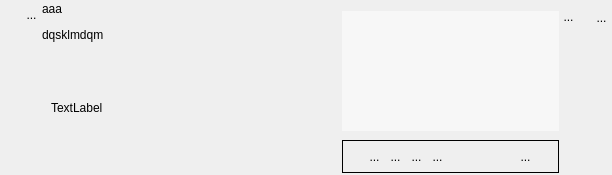
<?xml version="1.0" encoding="UTF-8"?>
<ui version="4.0">
 <class>WidgetPlusieursTuple</class>
 <widget class="QWidget" name="WidgetPlusieursTuple">
  <property name="geometry">
   <rect>
    <x>0</x>
    <y>0</y>
    <width>612</width>
    <height>175</height>
   </rect>
  </property>
  <property name="sizePolicy">
   <sizepolicy hsizetype="Preferred" vsizetype="MinimumExpanding">
    <horstretch>0</horstretch>
    <verstretch>0</verstretch>
   </sizepolicy>
  </property>
  <property name="minimumSize">
   <size>
    <width>0</width>
    <height>0</height>
   </size>
  </property>
  <property name="windowTitle">
   <string>Form</string>
  </property>
  <layout class="QHBoxLayout" name="horizontalLayout_2">
   <property name="spacing">
    <number>0</number>
   </property>
   <property name="leftMargin">
    <number>0</number>
   </property>
   <property name="topMargin">
    <number>2</number>
   </property>
   <property name="rightMargin">
    <number>0</number>
   </property>
   <property name="bottomMargin">
    <number>2</number>
   </property>
   <item>
    <layout class="QVBoxLayout" name="verticalLayout_5">
     <item>
      <layout class="QVBoxLayout" name="verticalLayout_2">
       <property name="spacing">
        <number>0</number>
       </property>
       <item>
        <layout class="QHBoxLayout" name="horizontalLayout">
         <property name="spacing">
          <number>0</number>
         </property>
         <property name="sizeConstraint">
          <enum>QLayout::SetFixedSize</enum>
         </property>
         <item>
          <spacer name="horizontalSpacer_3">
           <property name="orientation">
            <enum>Qt::Horizontal</enum>
           </property>
           <property name="sizeType">
            <enum>QSizePolicy::Fixed</enum>
           </property>
           <property name="sizeHint" stdset="0">
            <size>
             <width>21</width>
             <height>20</height>
            </size>
           </property>
          </spacer>
         </item>
         <item>
          <widget class="MonBoutonValide" name="RBValide">
           <property name="minimumSize">
            <size>
             <width>21</width>
             <height>25</height>
            </size>
           </property>
           <property name="maximumSize">
            <size>
             <width>21</width>
             <height>25</height>
            </size>
           </property>
           <property name="focusPolicy">
            <enum>Qt::ClickFocus</enum>
           </property>
           <property name="toolTip">
            <string>Affiche le rapport de validation du mot-clef</string>
           </property>
           <property name="styleSheet">
            <string notr="true">border : 0px</string>
           </property>
           <property name="text">
            <string>...</string>
           </property>
           <property name="icon">
            <iconset>
             <normaloff>../Editeur/icons/ast-green-ball.png</normaloff>../Editeur/icons/ast-green-ball.png</iconset>
           </property>
           <property name="iconSize">
            <size>
             <width>25</width>
             <height>25</height>
            </size>
           </property>
          </widget>
         </item>
        </layout>
       </item>
       <item>
        <spacer name="verticalSpacer">
         <property name="orientation">
          <enum>Qt::Vertical</enum>
         </property>
         <property name="sizeHint" stdset="0">
          <size>
           <width>20</width>
           <height>5</height>
          </size>
         </property>
        </spacer>
       </item>
      </layout>
     </item>
    </layout>
   </item>
   <item>
    <layout class="QVBoxLayout" name="verticalLayout_6">
     <property name="spacing">
      <number>0</number>
     </property>
     <item>
      <widget class="MonLabelClic" name="label">
       <property name="sizePolicy">
        <sizepolicy hsizetype="Fixed" vsizetype="Preferred">
         <horstretch>0</horstretch>
         <verstretch>0</verstretch>
        </sizepolicy>
       </property>
       <property name="minimumSize">
        <size>
         <width>300</width>
         <height>25</height>
        </size>
       </property>
       <property name="maximumSize">
        <size>
         <width>178</width>
         <height>16777215</height>
        </size>
       </property>
       <property name="frameShape">
        <enum>QFrame::NoFrame</enum>
       </property>
       <property name="text">
        <string>&lt;html&gt;&lt;head/&gt;&lt;body&gt;&lt;p&gt;aaa&lt;/p&gt;&lt;p&gt;dqsklmdqm&lt;/p&gt;&lt;/body&gt;&lt;/html&gt;</string>
       </property>
       <property name="scaledContents">
        <bool>false</bool>
       </property>
       <property name="alignment">
        <set>Qt::AlignLeading|Qt::AlignLeft|Qt::AlignTop</set>
       </property>
      </widget>
     </item>
     <item>
      <widget class="QScrollArea" name="scrollArea_2">
       <property name="sizePolicy">
        <sizepolicy hsizetype="Fixed" vsizetype="Expanding">
         <horstretch>0</horstretch>
         <verstretch>0</verstretch>
        </sizepolicy>
       </property>
       <property name="frameShape">
        <enum>QFrame::NoFrame</enum>
       </property>
       <property name="frameShadow">
        <enum>QFrame::Plain</enum>
       </property>
       <property name="widgetResizable">
        <bool>true</bool>
       </property>
       <widget class="QWidget" name="scrollAreaWidgetContents">
        <property name="geometry">
         <rect>
          <x>0</x>
          <y>0</y>
          <width>112</width>
          <height>109</height>
         </rect>
        </property>
        <property name="sizePolicy">
         <sizepolicy hsizetype="Fixed" vsizetype="Preferred">
          <horstretch>0</horstretch>
          <verstretch>0</verstretch>
         </sizepolicy>
        </property>
        <layout class="QVBoxLayout" name="verticalLayout_7">
         <item>
          <widget class="QLabel" name="monCommentaireLabel">
           <property name="sizePolicy">
            <sizepolicy hsizetype="MinimumExpanding" vsizetype="MinimumExpanding">
             <horstretch>0</horstretch>
             <verstretch>0</verstretch>
            </sizepolicy>
           </property>
           <property name="text">
            <string>TextLabel</string>
           </property>
          </widget>
         </item>
        </layout>
       </widget>
      </widget>
     </item>
    </layout>
   </item>
   <item>
    <layout class="QVBoxLayout" name="verticalLayout_4">
     <item>
      <widget class="QFrame" name="frame">
       <property name="frameShape">
        <enum>QFrame::NoFrame</enum>
       </property>
       <layout class="QVBoxLayout" name="verticalLayout_3">
        <property name="leftMargin">
         <number>0</number>
        </property>
        <property name="rightMargin">
         <number>0</number>
        </property>
        <item>
         <widget class="QScrollArea" name="scrollArea">
          <property name="sizePolicy">
           <sizepolicy hsizetype="Expanding" vsizetype="Expanding">
            <horstretch>0</horstretch>
            <verstretch>0</verstretch>
           </sizepolicy>
          </property>
          <property name="styleSheet">
           <string notr="true">background : rgb(247,247,247)</string>
          </property>
          <property name="frameShape">
           <enum>QFrame::NoFrame</enum>
          </property>
          <property name="lineWidth">
           <number>1</number>
          </property>
          <property name="widgetResizable">
           <bool>true</bool>
          </property>
          <property name="alignment">
           <set>Qt::AlignBottom|Qt::AlignLeading|Qt::AlignLeft</set>
          </property>
          <widget class="QWidget" name="verticalWidgetLE">
           <property name="geometry">
            <rect>
             <x>0</x>
             <y>0</y>
             <width>197</width>
             <height>110</height>
            </rect>
           </property>
           <property name="sizePolicy">
            <sizepolicy hsizetype="Preferred" vsizetype="Preferred">
             <horstretch>0</horstretch>
             <verstretch>0</verstretch>
            </sizepolicy>
           </property>
           <layout class="QVBoxLayout" name="verticalLayoutLE">
            <property name="spacing">
             <number>0</number>
            </property>
            <property name="margin">
             <number>0</number>
            </property>
            <item>
             <spacer name="verticalSpacer_3">
              <property name="orientation">
               <enum>Qt::Vertical</enum>
              </property>
              <property name="sizeHint" stdset="0">
               <size>
                <width>20</width>
                <height>13</height>
               </size>
              </property>
             </spacer>
            </item>
           </layout>
          </widget>
         </widget>
        </item>
       </layout>
      </widget>
     </item>
     <item>
      <widget class="QFrame" name="frame">
       <property name="frameShape">
        <enum>QFrame::Box</enum>
       </property>
       <layout class="QHBoxLayout" name="horizontalLayout_6">
        <property name="margin">
         <number>0</number>
        </property>
        <item>
         <layout class="QHBoxLayout" name="horizontalLayout_5">
          <property name="spacing">
           <number>0</number>
          </property>
          <property name="sizeConstraint">
           <enum>QLayout::SetFixedSize</enum>
          </property>
          <item>
           <widget class="QToolButton" name="RBHaut">
            <property name="minimumSize">
             <size>
              <width>21</width>
              <height>31</height>
             </size>
            </property>
            <property name="maximumSize">
             <size>
              <width>21</width>
              <height>31</height>
             </size>
            </property>
            <property name="focusPolicy">
             <enum>Qt::ClickFocus</enum>
            </property>
            <property name="toolTip">
             <string>Remonte la ligne</string>
            </property>
            <property name="styleSheet">
             <string notr="true">border : 0px</string>
            </property>
            <property name="text">
             <string>...</string>
            </property>
            <property name="icon">
             <iconset theme="go-up">
              <normaloff/>
             </iconset>
            </property>
            <property name="iconSize">
             <size>
              <width>32</width>
              <height>32</height>
             </size>
            </property>
           </widget>
          </item>
          <item>
           <widget class="QToolButton" name="RBBas">
            <property name="minimumSize">
             <size>
              <width>21</width>
              <height>31</height>
             </size>
            </property>
            <property name="maximumSize">
             <size>
              <width>21</width>
              <height>31</height>
             </size>
            </property>
            <property name="focusPolicy">
             <enum>Qt::ClickFocus</enum>
            </property>
            <property name="toolTip">
             <string>Descend la ligne</string>
            </property>
            <property name="styleSheet">
             <string notr="true">border : 0px</string>
            </property>
            <property name="text">
             <string>...</string>
            </property>
            <property name="icon">
             <iconset theme="go-down">
              <normaloff/>
             </iconset>
            </property>
            <property name="iconSize">
             <size>
              <width>32</width>
              <height>32</height>
             </size>
            </property>
           </widget>
          </item>
          <item>
           <widget class="QToolButton" name="RBMoins">
            <property name="minimumSize">
             <size>
              <width>21</width>
              <height>31</height>
             </size>
            </property>
            <property name="maximumSize">
             <size>
              <width>21</width>
              <height>31</height>
             </size>
            </property>
            <property name="focusPolicy">
             <enum>Qt::ClickFocus</enum>
            </property>
            <property name="toolTip">
             <string>supprime une ligne</string>
            </property>
            <property name="styleSheet">
             <string notr="true">border : 0px</string>
            </property>
            <property name="text">
             <string>...</string>
            </property>
            <property name="icon">
             <iconset>
              <normalon>../Editeur/icons/MoinsBleu2.png</normalon>
             </iconset>
            </property>
            <property name="iconSize">
             <size>
              <width>32</width>
              <height>32</height>
             </size>
            </property>
           </widget>
          </item>
          <item>
           <widget class="QToolButton" name="RBPlus">
            <property name="minimumSize">
             <size>
              <width>21</width>
              <height>31</height>
             </size>
            </property>
            <property name="maximumSize">
             <size>
              <width>21</width>
              <height>31</height>
             </size>
            </property>
            <property name="focusPolicy">
             <enum>Qt::ClickFocus</enum>
            </property>
            <property name="toolTip">
             <string>Ajoute une ligne</string>
            </property>
            <property name="styleSheet">
             <string notr="true">border : 0px</string>
            </property>
            <property name="text">
             <string>...</string>
            </property>
            <property name="icon">
             <iconset>
              <normaloff>../Editeur/icons/PlusBleu.png</normaloff>../Editeur/icons/PlusBleu.png</iconset>
            </property>
            <property name="iconSize">
             <size>
              <width>32</width>
              <height>32</height>
             </size>
            </property>
           </widget>
          </item>
         </layout>
        </item>
        <item>
         <spacer name="horizontalSpacer_6">
          <property name="orientation">
           <enum>Qt::Horizontal</enum>
          </property>
          <property name="sizeType">
           <enum>QSizePolicy::Minimum</enum>
          </property>
          <property name="sizeHint" stdset="0">
           <size>
            <width>40</width>
            <height>20</height>
           </size>
          </property>
         </spacer>
        </item>
        <item>
         <widget class="QToolButton" name="RBVoisListe">
          <property name="minimumSize">
           <size>
            <width>21</width>
            <height>31</height>
           </size>
          </property>
          <property name="maximumSize">
           <size>
            <width>21</width>
            <height>31</height>
           </size>
          </property>
          <property name="focusPolicy">
           <enum>Qt::ClickFocus</enum>
          </property>
          <property name="toolTip">
           <string>Montre l'ensemble des valeurs</string>
          </property>
          <property name="styleSheet">
           <string notr="true">border : 0px</string>
          </property>
          <property name="text">
           <string>...</string>
          </property>
          <property name="icon">
           <iconset>
            <normaloff>../Editeur/icons/verre-loupe-icone-6087-64.png</normaloff>../Editeur/icons/verre-loupe-icone-6087-64.png</iconset>
          </property>
          <property name="iconSize">
           <size>
            <width>32</width>
            <height>32</height>
           </size>
          </property>
         </widget>
        </item>
       </layout>
      </widget>
     </item>
    </layout>
   </item>
   <item>
    <layout class="QVBoxLayout" name="verticalLayout">
     <item>
      <layout class="QHBoxLayout" name="horizontalLayout_3">
       <property name="spacing">
        <number>0</number>
       </property>
       <item>
        <widget class="QToolButton" name="BSelectFichier">
         <property name="sizePolicy">
          <sizepolicy hsizetype="Fixed" vsizetype="Fixed">
           <horstretch>0</horstretch>
           <verstretch>0</verstretch>
          </sizepolicy>
         </property>
         <property name="maximumSize">
          <size>
           <width>25</width>
           <height>30</height>
          </size>
         </property>
         <property name="focusPolicy">
          <enum>Qt::ClickFocus</enum>
         </property>
         <property name="toolTip">
          <string>Ouvre un fichier de sélection des valeurs</string>
         </property>
         <property name="styleSheet">
          <string notr="true">border:0px</string>
         </property>
         <property name="text">
          <string>...</string>
         </property>
         <property name="icon">
          <iconset theme="text-x-generic">
           <normaloff/>
          </iconset>
         </property>
         <property name="iconSize">
          <size>
           <width>32</width>
           <height>32</height>
          </size>
         </property>
        </widget>
       </item>
       <item>
        <spacer name="horizontalSpacer_4">
         <property name="orientation">
          <enum>Qt::Horizontal</enum>
         </property>
         <property name="sizeType">
          <enum>QSizePolicy::Fixed</enum>
         </property>
         <property name="sizeHint" stdset="0">
          <size>
           <width>13</width>
           <height>20</height>
          </size>
         </property>
        </spacer>
       </item>
       <item>
        <widget class="QToolButton" name="RBPoubelle">
         <property name="minimumSize">
          <size>
           <width>21</width>
           <height>31</height>
          </size>
         </property>
         <property name="maximumSize">
          <size>
           <width>21</width>
           <height>31</height>
          </size>
         </property>
         <property name="focusPolicy">
          <enum>Qt::ClickFocus</enum>
         </property>
         <property name="toolTip">
          <string>Détruit le mot-clef</string>
         </property>
         <property name="styleSheet">
          <string notr="true">border : 0px</string>
         </property>
         <property name="text">
          <string>...</string>
         </property>
         <property name="icon">
          <iconset>
           <normaloff>../Editeur/icons/deleteRond.png</normaloff>../Editeur/icons/deleteRond.png</iconset>
         </property>
         <property name="iconSize">
          <size>
           <width>32</width>
           <height>32</height>
          </size>
         </property>
        </widget>
       </item>
      </layout>
     </item>
     <item>
      <spacer name="verticalSpacer_2">
       <property name="orientation">
        <enum>Qt::Vertical</enum>
       </property>
       <property name="sizeHint" stdset="0">
        <size>
         <width>20</width>
         <height>40</height>
        </size>
       </property>
      </spacer>
     </item>
    </layout>
   </item>
  </layout>
 </widget>
 <customwidgets>
  <customwidget>
   <class>MonBoutonValide</class>
   <extends>QToolButton</extends>
   <header>monBoutonValide.h</header>
  </customwidget>
  <customwidget>
   <class>MonLabelClic</class>
   <extends>QLabel</extends>
   <header>monLabelClic.h</header>
  </customwidget>
 </customwidgets>
 <resources/>
 <connections/>
</ui>
